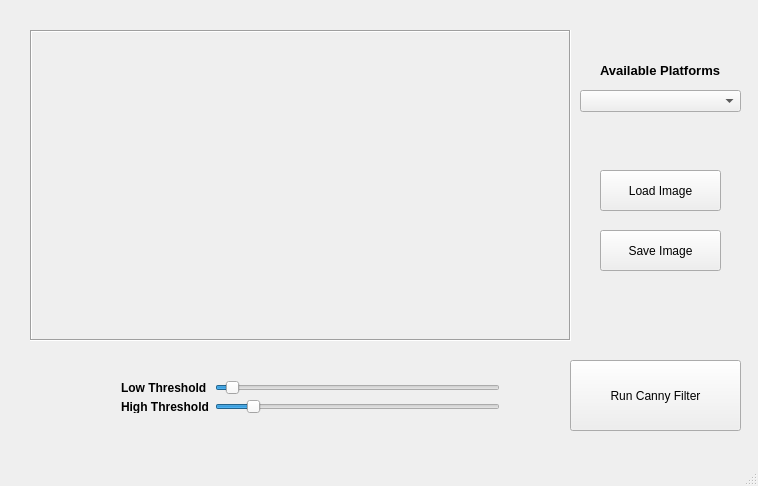
<?xml version="1.0" encoding="UTF-8"?>
<ui version="4.0">
 <class>MainWindow</class>
 <widget class="QMainWindow" name="MainWindow">
  <property name="geometry">
   <rect>
    <x>0</x>
    <y>0</y>
    <width>758</width>
    <height>486</height>
   </rect>
  </property>
  <property name="windowTitle">
   <string>MainWindow</string>
  </property>
  <widget class="QWidget" name="centralWidget">
   <widget class="QLabel" name="ImageWindow">
    <property name="geometry">
     <rect>
      <x>30</x>
      <y>30</y>
      <width>541</width>
      <height>311</height>
     </rect>
    </property>
    <property name="autoFillBackground">
     <bool>false</bool>
    </property>
    <property name="frameShape">
     <enum>QFrame::Box</enum>
    </property>
    <property name="frameShadow">
     <enum>QFrame::Sunken</enum>
    </property>
    <property name="text">
     <string/>
    </property>
   </widget>
   <widget class="QComboBox" name="Platform_comboBox">
    <property name="geometry">
     <rect>
      <x>580</x>
      <y>90</y>
      <width>161</width>
      <height>22</height>
     </rect>
    </property>
   </widget>
   <widget class="QLabel" name="Platfroms_Title">
    <property name="geometry">
     <rect>
      <x>600</x>
      <y>60</y>
      <width>131</width>
      <height>21</height>
     </rect>
    </property>
    <property name="font">
     <font>
      <pointsize>10</pointsize>
      <weight>75</weight>
      <bold>true</bold>
     </font>
    </property>
    <property name="text">
     <string>Available Platforms</string>
    </property>
   </widget>
   <widget class="QPushButton" name="LoadImage_pushButton">
    <property name="geometry">
     <rect>
      <x>600</x>
      <y>170</y>
      <width>121</width>
      <height>41</height>
     </rect>
    </property>
    <property name="text">
     <string>Load Image</string>
    </property>
   </widget>
   <widget class="QPushButton" name="SaveImage_pushButton_2">
    <property name="geometry">
     <rect>
      <x>600</x>
      <y>230</y>
      <width>121</width>
      <height>41</height>
     </rect>
    </property>
    <property name="text">
     <string>Save Image</string>
    </property>
   </widget>
   <widget class="QPushButton" name="ProcessImage_pushButton">
    <property name="geometry">
     <rect>
      <x>570</x>
      <y>360</y>
      <width>171</width>
      <height>71</height>
     </rect>
    </property>
    <property name="text">
     <string>Run Canny Filter</string>
    </property>
   </widget>
   <widget class="QLabel" name="RunTime_label">
    <property name="geometry">
     <rect>
      <x>630</x>
      <y>450</y>
      <width>91</width>
      <height>16</height>
     </rect>
    </property>
    <property name="text">
     <string/>
    </property>
   </widget>
   <widget class="QWidget" name="layoutWidget">
    <property name="geometry">
     <rect>
      <x>110</x>
      <y>370</y>
      <width>401</width>
      <height>54</height>
     </rect>
    </property>
    <layout class="QHBoxLayout" name="horizontalLayout">
     <item>
      <layout class="QVBoxLayout" name="verticalLayout_2">
       <item>
        <widget class="QLabel" name="LowThres_Title">
         <property name="font">
          <font>
           <weight>75</weight>
           <bold>true</bold>
          </font>
         </property>
         <property name="text">
          <string>Low Threshold</string>
         </property>
        </widget>
       </item>
       <item>
        <widget class="QLabel" name="HighThres_Title">
         <property name="font">
          <font>
           <weight>75</weight>
           <bold>true</bold>
          </font>
         </property>
         <property name="text">
          <string>High Threshold</string>
         </property>
        </widget>
       </item>
      </layout>
     </item>
     <item>
      <layout class="QVBoxLayout" name="verticalLayout">
       <item>
        <widget class="QSlider" name="LowThres_Slider">
         <property name="minimum">
          <number>1</number>
         </property>
         <property name="maximum">
          <number>254</number>
         </property>
         <property name="value">
          <number>10</number>
         </property>
         <property name="orientation">
          <enum>Qt::Horizontal</enum>
         </property>
         <property name="invertedAppearance">
          <bool>false</bool>
         </property>
         <property name="invertedControls">
          <bool>false</bool>
         </property>
        </widget>
       </item>
       <item>
        <widget class="QSlider" name="HighThres_Slider">
         <property name="minimum">
          <number>1</number>
         </property>
         <property name="maximum">
          <number>254</number>
         </property>
         <property name="value">
          <number>30</number>
         </property>
         <property name="orientation">
          <enum>Qt::Horizontal</enum>
         </property>
        </widget>
       </item>
      </layout>
     </item>
    </layout>
   </widget>
  </widget>
  <widget class="QStatusBar" name="statusBar"/>
 </widget>
 <layoutdefault spacing="6" margin="11"/>
 <resources/>
 <connections/>
</ui>
